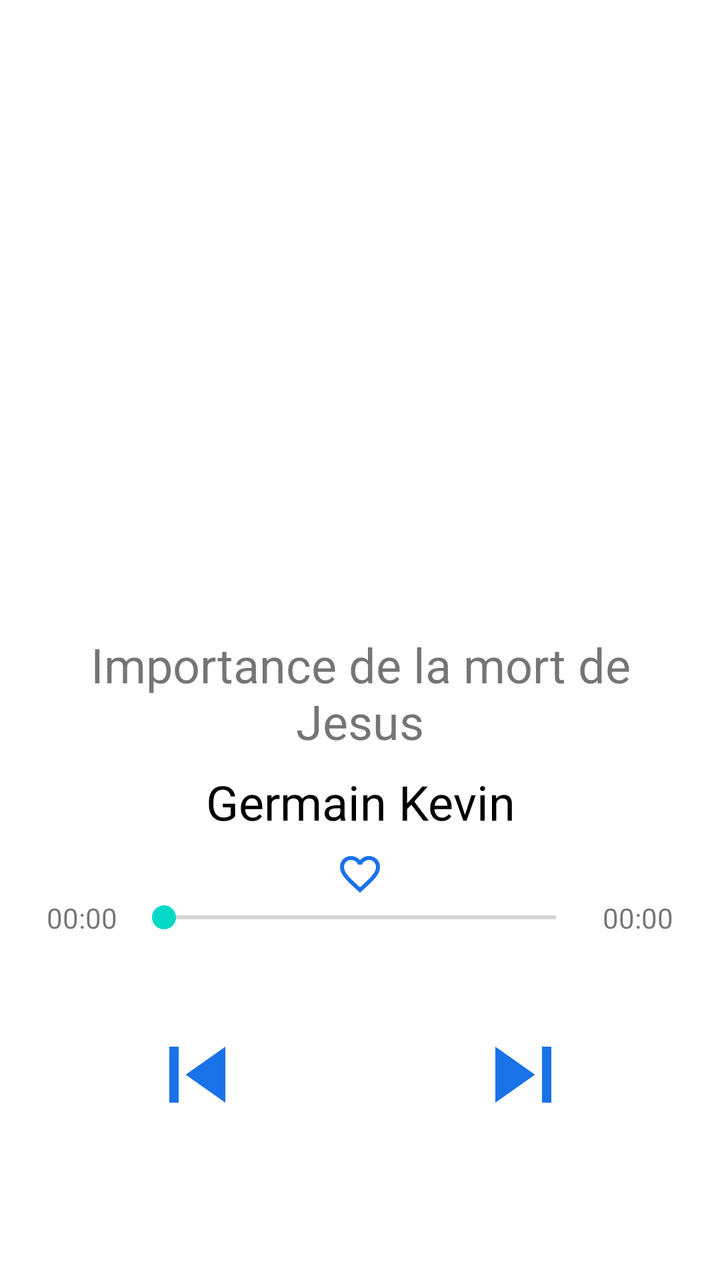
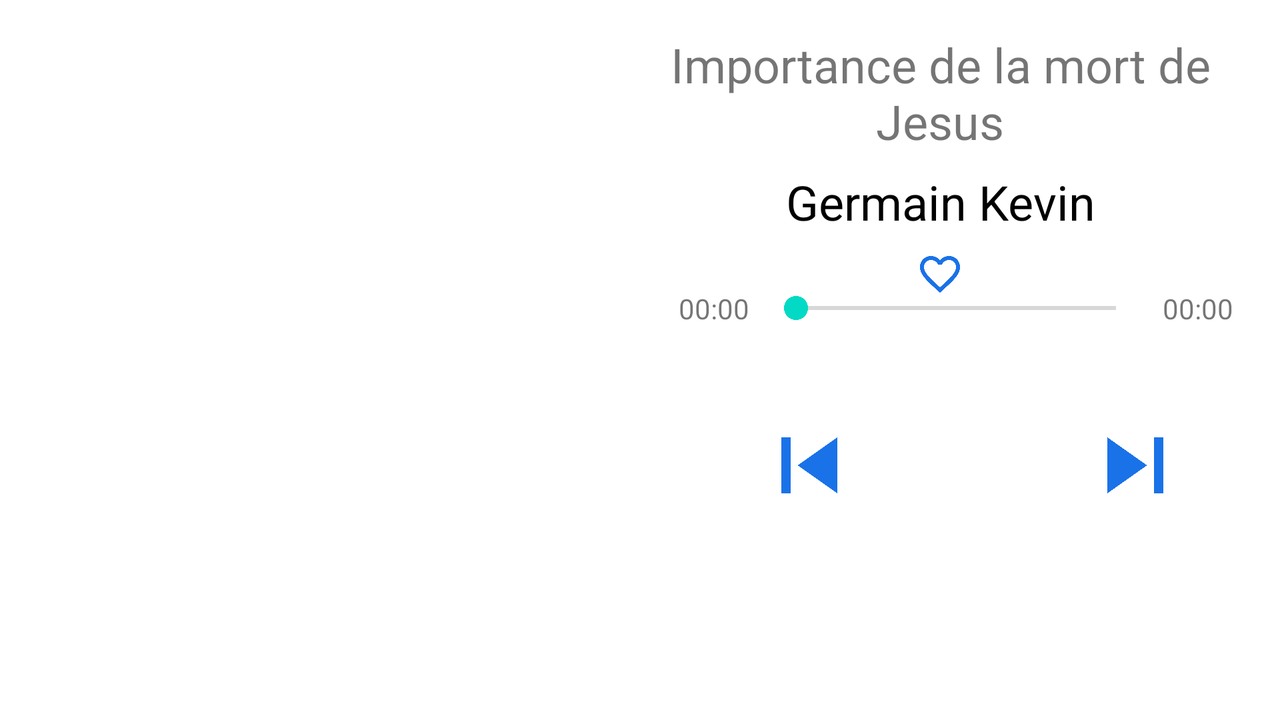

Two renders of one Android screen. The first uses the default layout on a phone; the second uses the alternative layout the repository ships for a different screen configuration, on a matching device. The two XML files are below.
<!-- AndroidManifest.xml: application theme Theme.KOUTE.NoActionBar -->
<!-- res/layout/fragment_now_playing.xml -->
<?xml version="1.0" encoding="utf-8"?>
<ScrollView xmlns:android="http://schemas.android.com/apk/res/android"
    xmlns:app="http://schemas.android.com/apk/res-auto"
    xmlns:tools="http://schemas.android.com/tools"
    android:layout_width="match_parent"
    android:layout_height="match_parent">

    <androidx.constraintlayout.widget.ConstraintLayout
        android:id="@+id/constraint_layout"
        android:layout_width="match_parent"
        android:layout_height="wrap_content">

        <ImageView
            android:id="@+id/ivAudioImage"
            android:layout_width="300dp"
            android:layout_height="300dp"
            android:layout_marginTop="8dp"
            android:src="@drawable/movie_poster_prot_01"
            app:layout_constraintBottom_toTopOf="@+id/guideline1"
            app:layout_constraintEnd_toEndOf="parent"
            app:layout_constraintHorizontal_bias="0.5"
            app:layout_constraintStart_toStartOf="parent"
            app:layout_constraintTop_toTopOf="parent" />

        <androidx.constraintlayout.widget.Guideline
            android:id="@+id/guideline1"
            android:layout_width="wrap_content"
            android:layout_height="wrap_content"
            android:orientation="horizontal"
            app:layout_constraintGuide_percent="0.5" />

        <com.google.android.material.textview.MaterialTextView
            android:id="@+id/tvAudioTitle"
            android:layout_width="0dp"
            android:layout_height="wrap_content"
            android:layout_marginTop="8dp"
            android:gravity="center"
            android:text="Importance de la mort de Jesus"
            android:textSize="24sp"
            app:layout_constraintEnd_toEndOf="@id/ivAudioImage"
            app:layout_constraintHorizontal_bias="0.5"
            app:layout_constraintStart_toStartOf="@id/ivAudioImage"
            app:layout_constraintTop_toBottomOf="@+id/guideline1" />

        <com.google.android.material.textview.MaterialTextView
            android:id="@+id/tvAudioAuthor"
            android:layout_width="0dp"
            android:layout_height="wrap_content"
            android:layout_marginTop="8dp"
            android:gravity="center"
            android:text="Germain Kevin"
            android:textColor="@color/black"
            android:textSize="24sp"
            app:layout_constraintEnd_toEndOf="@id/tvAudioTitle"
            app:layout_constraintStart_toStartOf="@id/tvAudioTitle"
            app:layout_constraintTop_toBottomOf="@id/tvAudioTitle" />

        <ImageView
            android:id="@+id/ivFavorite"
            android:layout_width="wrap_content"
            android:layout_height="wrap_content"
            android:layout_marginTop="8dp"
            android:src="@drawable/ic_baseline_favorite_border"
            app:layout_constraintEnd_toEndOf="@id/tvAudioAuthor"
            app:layout_constraintStart_toStartOf="@id/tvAudioAuthor"
            app:layout_constraintTop_toBottomOf="@id/tvAudioAuthor" />

        <androidx.constraintlayout.widget.Guideline
            android:id="@+id/guideline2"
            android:layout_width="wrap_content"
            android:layout_height="wrap_content"
            android:orientation="horizontal"
            app:layout_constraintGuide_percent="0.73" />

        <com.google.android.material.textview.MaterialTextView
            android:id="@+id/tvCurTime"
            android:layout_width="50dp"
            android:layout_height="wrap_content"
            android:layout_marginStart="16dp"
            android:gravity="center"
            android:text="00:00"
            android:textSize="14sp"
            app:layout_constraintBottom_toBottomOf="@+id/seekBar"
            app:layout_constraintStart_toStartOf="parent"
            app:layout_constraintTop_toTopOf="@+id/seekBar" />

        <SeekBar
            android:id="@+id/seekBar"
            android:layout_width="0dp"
            android:layout_height="18dp"
            app:layout_constraintEnd_toStartOf="@+id/tvAudioDuration"
            app:layout_constraintStart_toEndOf="@+id/tvCurTime"
            app:layout_constraintTop_toTopOf="@+id/guideline2" />

        <com.google.android.material.textview.MaterialTextView
            android:id="@+id/tvAudioDuration"
            android:layout_width="50dp"
            android:layout_height="wrap_content"
            android:layout_marginEnd="16dp"
            android:gravity="center"
            android:text="00:00"
            android:textSize="14sp"
            app:layout_constraintBottom_toBottomOf="@+id/seekBar"
            app:layout_constraintEnd_toEndOf="parent"
            app:layout_constraintTop_toTopOf="@+id/seekBar" />

        <ImageView
            android:id="@+id/ivPlayPauseDetail"
            android:layout_width="75dp"
            android:layout_height="75dp"
            android:layout_marginTop="32dp"
            android:src="@drawable/ic_play_circle"
            app:layout_constraintEnd_toEndOf="parent"
            app:layout_constraintHorizontal_bias="0.5"
            app:layout_constraintStart_toStartOf="parent"
            app:layout_constraintTop_toBottomOf="@+id/seekBar" />

        <ImageView
            android:id="@+id/ivSkipPrevious"
            android:layout_width="56dp"
            android:layout_height="56dp"
            android:layout_marginEnd="16dp"
            android:src="@drawable/ic_baseline_skip_previous"
            app:layout_constraintBottom_toBottomOf="@+id/ivPlayPauseDetail"
            app:layout_constraintEnd_toStartOf="@+id/ivPlayPauseDetail"
            app:layout_constraintTop_toTopOf="@+id/ivPlayPauseDetail" />

        <ImageView
            android:id="@+id/ivSkipNext"
            android:layout_width="56dp"
            android:layout_height="56dp"
            android:layout_marginStart="16dp"
            android:src="@drawable/ic_baseline_skip_next"
            app:layout_constraintBottom_toBottomOf="@+id/ivPlayPauseDetail"
            app:layout_constraintStart_toEndOf="@+id/ivPlayPauseDetail"
            app:layout_constraintTop_toTopOf="@+id/ivPlayPauseDetail" />

    </androidx.constraintlayout.widget.ConstraintLayout>
</ScrollView>
<!-- resources referenced by this layout -->
<resources>
  <color name="black">#FF000000</color>
  <!-- drawable ic_baseline_favorite_border (drawable) -->
  <vector xmlns:android="http://schemas.android.com/apk/res/android"
      android:width="24dp"
      android:height="24dp"
      android:viewportWidth="24"
      android:viewportHeight="24"
      android:tint="@color/color_500">
    <path
        android:fillColor="@android:color/white"
        android:pathData="M16.5,3c-1.74,0 -3.41,0.81 -4.5,2.09C10.91,3.81 9.24,3 7.5,3 4.42,3 2,5.42 2,8.5c0,3.78 3.4,6.86 8.55,11.54L12,21.35l1.45,-1.32C18.6,15.36 22,12.28 22,8.5 22,5.42 19.58,3 16.5,3zM12.1,18.55l-0.1,0.1 -0.1,-0.1C7.14,14.24 4,11.39 4,8.5 4,6.5 5.5,5 7.5,5c1.54,0 3.04,0.99 3.57,2.36h1.87C13.46,5.99 14.96,5 16.5,5c2,0 3.5,1.5 3.5,3.5 0,2.89 -3.14,5.74 -7.9,10.05z"/>
  </vector>
  <!-- drawable ic_baseline_skip_next (drawable) -->
  <vector xmlns:android="http://schemas.android.com/apk/res/android"
      android:width="24dp"
      android:height="24dp"
      android:viewportWidth="24"
      android:viewportHeight="24"
      android:tint="@color/color_500">
    <path
        android:fillColor="@android:color/white"
        android:pathData="M6,18l8.5,-6L6,6v12zM16,6v12h2V6h-2z"/>
  </vector>
  <!-- drawable ic_baseline_skip_previous (drawable) -->
  <vector xmlns:android="http://schemas.android.com/apk/res/android"
      android:width="24dp"
      android:height="24dp"
      android:viewportWidth="24"
      android:viewportHeight="24"
      android:tint="@color/color_500">
    <path
        android:fillColor="@android:color/white"
        android:pathData="M6,6h2v12L6,18zM9.5,12l8.5,6L18,6z"/>
  </vector>
  <style name="Theme.KOUTE.NoActionBar">
          <item name="windowActionBar">false</item>
          <item name="windowNoTitle">true</item>
      </style>
  <color name="color_500">#1a72e8</color>
</resources>
<!-- res/layout-land/fragment_now_playing.xml (the repository's variant of the layout above) -->
<!-- drawn on the phone turned sideways -->
<?xml version="1.0" encoding="utf-8"?>
<ScrollView xmlns:android="http://schemas.android.com/apk/res/android"
    xmlns:app="http://schemas.android.com/apk/res-auto"
    xmlns:tools="http://schemas.android.com/tools"
    android:layout_width="match_parent"
    android:layout_height="match_parent">

    <androidx.constraintlayout.widget.ConstraintLayout
        android:id="@+id/constraint_layout"
        android:layout_width="match_parent"
        android:layout_height="wrap_content"
        android:paddingBottom="8dp">

        <ImageView
            android:id="@+id/ivAudioImage"
            android:layout_width="300dp"
            android:layout_height="300dp"
            android:layout_marginStart="16dp"
            android:layout_marginTop="8dp"
            android:src="@drawable/movie_poster_prot_01"
            app:layout_constraintBottom_toBottomOf="parent"
            app:layout_constraintStart_toStartOf="parent"
            app:layout_constraintTop_toTopOf="parent" />

        <com.google.android.material.textview.MaterialTextView
            android:id="@+id/tvAudioTitle"
            android:layout_width="0dp"
            android:layout_height="wrap_content"
            android:layout_marginTop="8dp"
            android:layout_marginEnd="16dp"
            android:gravity="center"
            android:text="Importance de la mort de Jesus"
            android:textSize="24sp"
            app:layout_constraintEnd_toEndOf="parent"
            app:layout_constraintHorizontal_bias="0.5"
            app:layout_constraintStart_toEndOf="@+id/ivAudioImage"
            app:layout_constraintTop_toTopOf="@+id/ivAudioImage" />

        <com.google.android.material.textview.MaterialTextView
            android:id="@+id/tvAudioAuthor"
            android:layout_width="0dp"
            android:layout_height="wrap_content"
            android:layout_marginTop="8dp"
            android:gravity="center"
            android:text="Germain Kevin"
            android:textColor="@color/black"
            android:textSize="24sp"
            app:layout_constraintEnd_toEndOf="@id/tvAudioTitle"
            app:layout_constraintStart_toStartOf="@id/tvAudioTitle"
            app:layout_constraintTop_toBottomOf="@id/tvAudioTitle" />

        <ImageView
            android:id="@+id/ivFavorite"
            android:layout_width="wrap_content"
            android:layout_height="wrap_content"
            android:layout_marginTop="8dp"
            android:src="@drawable/ic_baseline_favorite_border"
            app:layout_constraintEnd_toEndOf="@id/tvAudioAuthor"
            app:layout_constraintStart_toStartOf="@id/tvAudioAuthor"
            app:layout_constraintTop_toBottomOf="@id/tvAudioAuthor" />


        <com.google.android.material.textview.MaterialTextView
            android:id="@+id/tvCurTime"
            android:layout_width="50dp"
            android:layout_height="wrap_content"
            android:layout_marginStart="16dp"
            android:gravity="center"
            android:text="00:00"
            android:textSize="14sp"
            app:layout_constraintBottom_toBottomOf="@+id/seekBar"
            app:layout_constraintStart_toEndOf="@+id/ivAudioImage"
            app:layout_constraintTop_toTopOf="@+id/seekBar" />

        <SeekBar
            android:id="@+id/seekBar"
            android:layout_width="0dp"
            android:layout_height="18dp"
            app:layout_constraintBottom_toBottomOf="parent"
            app:layout_constraintEnd_toStartOf="@+id/tvSongDuration"
            app:layout_constraintStart_toEndOf="@+id/tvCurTime"
            app:layout_constraintTop_toTopOf="parent" />

        <com.google.android.material.textview.MaterialTextView
            android:id="@+id/tvSongDuration"
            android:layout_width="50dp"
            android:layout_height="wrap_content"
            android:layout_marginEnd="16dp"
            android:gravity="center"
            android:text="00:00"
            android:textSize="14sp"
            app:layout_constraintBottom_toBottomOf="@+id/seekBar"
            app:layout_constraintEnd_toEndOf="parent"
            app:layout_constraintTop_toTopOf="@+id/seekBar" />

        <ImageView
            android:id="@+id/ivPlayPauseDetail"
            android:layout_width="75dp"
            android:layout_height="75dp"
            android:layout_marginTop="32dp"
            android:src="@drawable/ic_play_circle"
            app:layout_constraintEnd_toEndOf="parent"
            app:layout_constraintStart_toStartOf="@+id/tvCurTime"
            app:layout_constraintTop_toBottomOf="@+id/seekBar" />

        <ImageView
            android:id="@+id/ivSkipPrevious"
            android:layout_width="56dp"
            android:layout_height="56dp"
            android:layout_marginEnd="16dp"
            android:src="@drawable/ic_baseline_skip_previous"
            app:layout_constraintBottom_toBottomOf="@+id/ivPlayPauseDetail"
            app:layout_constraintEnd_toStartOf="@+id/ivPlayPauseDetail"
            app:layout_constraintTop_toTopOf="@+id/ivPlayPauseDetail" />

        <ImageView
            android:id="@+id/ivSkipNext"
            android:layout_width="56dp"
            android:layout_height="56dp"
            android:layout_marginStart="16dp"
            android:src="@drawable/ic_baseline_skip_next"
            app:layout_constraintBottom_toBottomOf="@+id/ivPlayPauseDetail"
            app:layout_constraintStart_toEndOf="@+id/ivPlayPauseDetail"
            app:layout_constraintTop_toTopOf="@+id/ivPlayPauseDetail" />

        <androidx.constraintlayout.widget.Guideline
            android:id="@+id/guideline1"
            android:layout_width="wrap_content"
            android:layout_height="wrap_content"
            android:orientation="horizontal"
            app:layout_constraintGuide_percent="0.6" />

        <androidx.constraintlayout.widget.Guideline
            android:id="@+id/guideline2"
            android:layout_width="wrap_content"
            android:layout_height="wrap_content"
            android:orientation="horizontal"
            app:layout_constraintGuide_percent="0.7" />

    </androidx.constraintlayout.widget.ConstraintLayout>
</ScrollView>
